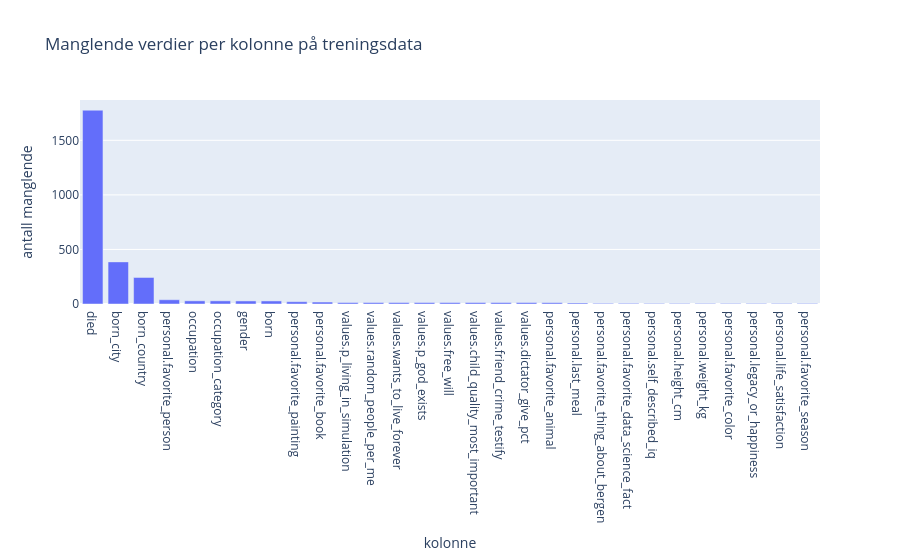

Notebook code cell kept with this figure:
### Markdown cell above
## 4. Utforskende dataanalyse
Alle tabeller og figurer i seksjon 4 er beregnet på treningsdata.

### 4.1 Manglende data

### Code cell
missing = train_df.isna().sum()
missing = missing[missing > 0].sort_values(ascending=False)
missing_df = pd.DataFrame({"antall": missing, "prosent": (missing / len(train_df) * 100).round(2)})
display(missing_df)

fig = px.bar(missing_df.reset_index(), x="index", y="antall",
             title="Manglende verdier per kolonne på treningsdata",
             labels={"index": "kolonne", "antall": "antall manglende"})
fig.show()

answer_missing = train_df[ANSWER_COLS].isna()
print(f"{answer_missing.any(axis=1).sum()} av {len(train_df)} personer mangler minst ett svar "
      f"({answer_missing.any(axis=1).mean():.1%}).")
display(pd.crosstab(answer_missing.sum(axis=1).rename("antall manglende svar i raden"),
                    [train_df["type"], train_df["sections_ok"]]))

### Figure 1 — Plotly figure (JSON) as saved in the notebook; plotly's stock layout.template omitted (floating-point values rounded to 4 significant figures)
{"data": [{"hovertemplate": "kolonne=%{x}<br>antall manglende=%{y}<extra></extra>", "legendgroup": "", "marker": {"color": "#636efa", "pattern": {"shape": ""}}, "name": "", "orientation": "v", "showlegend": false, "textposition": "auto", "type": "bar", "x": ["died", "born_city", "born_country", "personal.favorite_person", "occupation", "occupation_category", "gender", "born", "personal.favorite_painting", "personal.favorite_book", "values.p_living_in_simulation", "values.random_people_per_me", "values.wants_to_live_forever", "values.p_god_exists", "values.free_will", "values.child_quality_most_important", "values.friend_crime_testify", "values.dictator_give_pct", "personal.favorite_animal", "personal.last_meal", "personal.favorite_thing_about_bergen", "personal.favorite_data_science_fact", "personal.self_described_iq", "personal.height_cm", "personal.weight_kg", "personal.favorite_color", "personal.legacy_or_happiness", "personal.life_satisfaction", "personal.favorite_season"], "xaxis": "x", "y": [1776, 386, 243, 39, 29, 29, 28, 28, 21, 18, 13, 13, 13, 13, 13, 13, 13, 13, 12, 9, 6, 6, 5, 5, 5, 5, 5, 5, 5], "yaxis": "y"}], "layout": {"barmode": "relative", "legend": {"tracegroupgap": 0}, "title": {"text": "Manglende verdier per kolonne på treningsdata"}, "xaxis": {"anchor": "y", "domain": [0, 1], "title": {"text": "kolonne"}}, "yaxis": {"anchor": "x", "domain": [0, 1], "title": {"text": "antall manglende"}}}}
